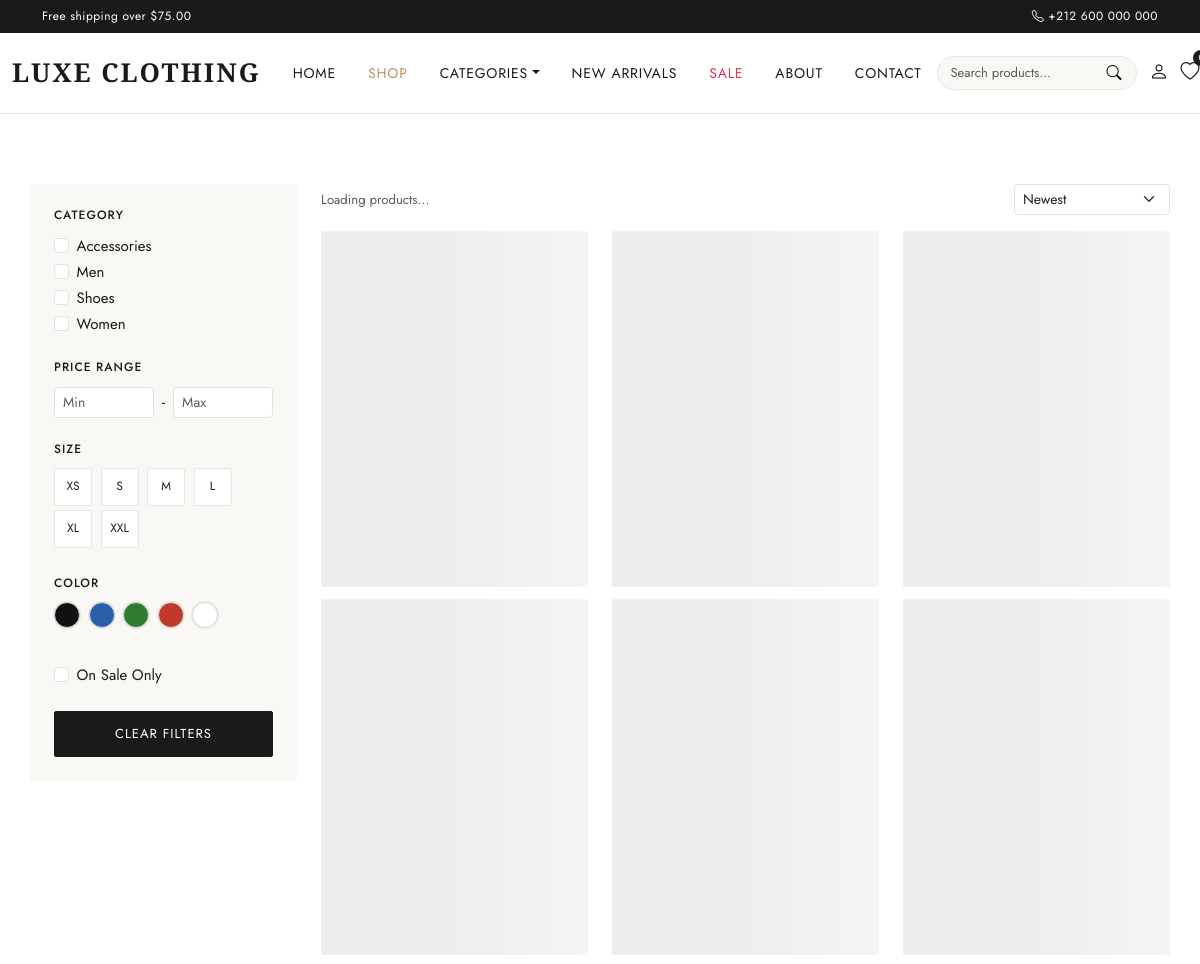
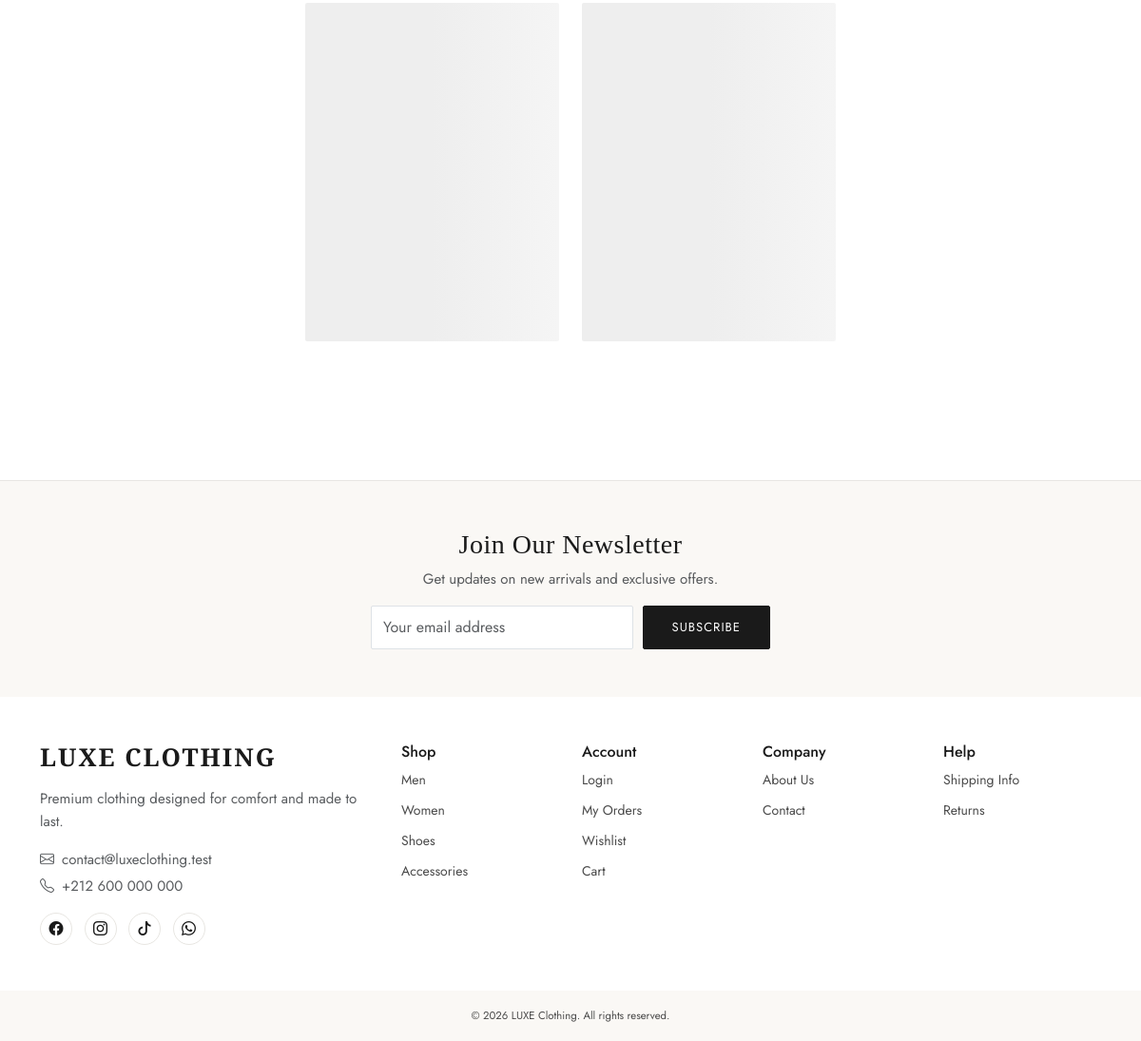
The page /shop.php on the database its author committed (2 pictures, top to bottom).
### tables this page shows
CREATE TABLE categories (
    id INT AUTO_INCREMENT PRIMARY KEY,
    name VARCHAR(100) NOT NULL,
    slug VARCHAR(150) NOT NULL UNIQUE,
    description TEXT,
    image VARCHAR(255) DEFAULT NULL,
    status ENUM('active','inactive') NOT NULL DEFAULT 'active',
    created_at DATETIME NOT NULL DEFAULT CURRENT_TIMESTAMP,
    INDEX idx_categories_slug (slug),
    INDEX idx_categories_status (status)
);

CREATE TABLE colors (
    id INT AUTO_INCREMENT PRIMARY KEY,
    name VARCHAR(50) NOT NULL UNIQUE,
    hex_code VARCHAR(7) NOT NULL DEFAULT '#cccccc',
    created_at DATETIME NOT NULL DEFAULT CURRENT_TIMESTAMP
);

### includes/functions.php (called while the page is built, shortened)
<?php
require_once __DIR__ . '/../config/database.php';
function e(?string $value): string
{
    return htmlspecialchars($value ?? '', ENT_QUOTES, 'UTF-8');
}
function getColors(): array
{
    static $colors = null;
    if ($colors !== null) {
        return $colors;
    }
    try {
        $colors = getDB()->query('SELECT * FROM colors ORDER BY name')->fetchAll();
    } catch (Exception $e) {
        $colors = [];
    }
    return $colors;
}
function colorHex(?string $name): string
{
    foreach (getColors() as $c) {
        if (strcasecmp($c['name'], $name) === 0) {
            return $c['hex_code'];
        }
    }
    return '#cccccc';
}

### config/database.php (called while the page is built, shortened)
<?php
function getDB(): PDO
{
    static $pdo = null;
    if ($pdo === null) {
        $dsn = 'mysql:host=' . DB_HOST . ';dbname=' . DB_NAME . ';charset=' . DB_CHARSET;
        $options = [
            PDO::ATTR_ERRMODE            => PDO::ERRMODE_EXCEPTION,
            PDO::ATTR_DEFAULT_FETCH_MODE => PDO::FETCH_ASSOC,
            PDO::ATTR_EMULATE_PREPARES   => false,
        ];
        try {
            $pdo = new PDO($dsn, DB_USER, DB_PASS, $options);
        } catch (PDOException $e) {
            error_log('DB Connection Error: ' . $e->getMessage());
            http_response_code(500);
            die('A database error occurred. Please try again later.');
        }
    }
    return $pdo;
}

### shop.php (the view, shortened to what this page needs)
<?php
require_once __DIR__ . '/includes/functions.php';
$pdo = getDB();
$categories = $pdo->query("SELECT * FROM categories WHERE status='active' ORDER BY name")->fetchAll();
$colors = $pdo->query("SELECT DISTINCT color FROM product_variants WHERE color IS NOT NULL AND color != '' ORDER BY color")->fetchAll(PDO::FETCH_COLUMN);
$page = max(1, (int)($_GET['page'] ?? 1));
require_once __DIR__ . '/includes/header.php';
?>
<div class="container section" id="shopPage" data-page="<?= $page ?>">
  <div class="row">
    <div class="col-lg-3 mb-4">
      <div class="filter-sidebar" id="filterSidebar">
        <div class="filter-group">
          <h6>Category</h6>
          <?php foreach ($categories as $c): ?>
          <div class="form-check">
            <input class="form-check-input filter-input" type="checkbox" value="<?= $c['id'] ?>" name="category" id="cat<?= $c['id'] ?>">
            <label class="form-check-label" for="cat<?= $c['id'] ?>"><?= e($c['name']) ?></label>
          </div>
          <?php endforeach; ?>
        </div>
        <div class="filter-group">
          <h6>Price Range</h6>
          <div class="d-flex gap-2 align-items-center">
            <input type="number" min="0" class="form-control form-control-sm filter-input" id="priceMin" placeholder="Min">
            <span>-</span>
            <input type="number" min="0" class="form-control form-control-sm filter-input" id="priceMax" placeholder="Max">
          </div>
        </div>
        <div class="filter-group">
          <h6>Size</h6>
          <?php foreach (AVAILABLE_SIZES as $s): ?>
            <span class="size-box filter-size me-1 mb-1" data-size="<?= $s ?>"><?= $s ?></span>
          <?php endforeach; ?>
        </div>
        <?php if ($colors): ?>
        <div class="filter-group">
          <h6>Color</h6>
          <?php
          foreach ($colors as $col):
            $hex = colorHex($col);
          ?>
            <span class="color-swatch filter-color me-1 mb-1" data-color="<?= e($col) ?>" title="<?= e($col) ?>" style="background:<?= $hex ?>;border:1px solid #ddd"></span>
          <?php endforeach; ?>
        </div>
        <?php endif; ?>
        <div class="filter-group form-check">
          <input class="form-check-input filter-input" type="checkbox" id="onSaleFilter" <?= !empty($_GET['on_sale']) ? 'checked' : '' ?>>
          <label class="form-check-label" for="onSaleFilter">On Sale Only</label>
        </div>
        <button class="btn btn-dark w-100 btn-sm" id="clearFiltersBtn">Clear Filters</button>
      </div>
    </div>
    <div class="col-lg-9">
      <div class="d-flex justify-content-between align-items-center mb-3 flex-wrap gap-2">
        <span id="resultsCount" class="text-muted small">Loading products...</span>
        <select id="sortSelect" class="form-select form-select-sm w-auto">
          <option value="newest">Newest</option>
        </select>
      </div>
      <div id="productGrid" class="row">
      </div>
    </div>
  </div>
</div>
<?php require_once __DIR__ . '/includes/footer.php'; ?>

### assets/css/style.css (style rules this page uses)
:root { --ink: #1a1a1a; --ink-soft: #4a4a4a; --paper: #ffffff; --cream: #faf8f5; --line: #e8e6e2; --accent: #b8935f; --sale: #c0392b; --radius: 2px; --font-body: 'Jost', sans-serif; --font-display: 'Playfair Display', serif; }
html, body { max-width: 100%; overflow-x: hidden; }
* { box-sizing: border-box; }
body { font-family: var(--font-body); color: var(--ink); background: var(--paper); font-size: 15px; line-height: 1.6; }
.btn-dark { background: var(--ink); border-color: var(--ink); border-radius: var(--radius); padding: 12px 30px; text-transform: uppercase; letter-spacing: 1px; font-size: 13px; }
.section { padding: 70px 0; }
.filter-sidebar { background: var(--cream); padding: 24px; border-radius: var(--radius); }
.filter-group { margin-bottom: 24px; }
.filter-group h6 { text-transform: uppercase; font-size: 12px; letter-spacing: 1px; margin-bottom: 12px; }
.color-swatch { width: 26px; height: 26px; border-radius: 50%; display: inline-block; border: 2px solid #fff; box-shadow: 0 0 0 1px var(--line); cursor: pointer; }
.size-box { width: 38px; height: 38px; display: inline-flex; align-items: center; justify-content: center; border: 1px solid var(--line); border-radius: var(--radius); font-size: 12px; cursor: pointer; background: #fff; }
html, body { width: 100%; max-width: 100%; overflow-x: hidden; }

### rows shown on the page
categories: name "Accessories"
categories: name "Men"
categories: name "Shoes"
categories: name "Women"

### other values the page prints
formatPrice((float)setting('free_shipping_threshold', 75)) "$75.00"
setting('phone', '') "+212 600 000 000"
setting('store_name', 'LUXE') "LUXE CLOTHING"
$s "XS"
$s "S"
$s "M"
$s "L"
$s "XL"
$s "XXL"
setting('footer_about_text') ?: setting('address', '') "Premium clothing designed for comfort and made to last."
setting('email', '') "contact@luxeclothing.test"
setting('store_name', 'LUXE Clothing') "LUXE Clothing"
